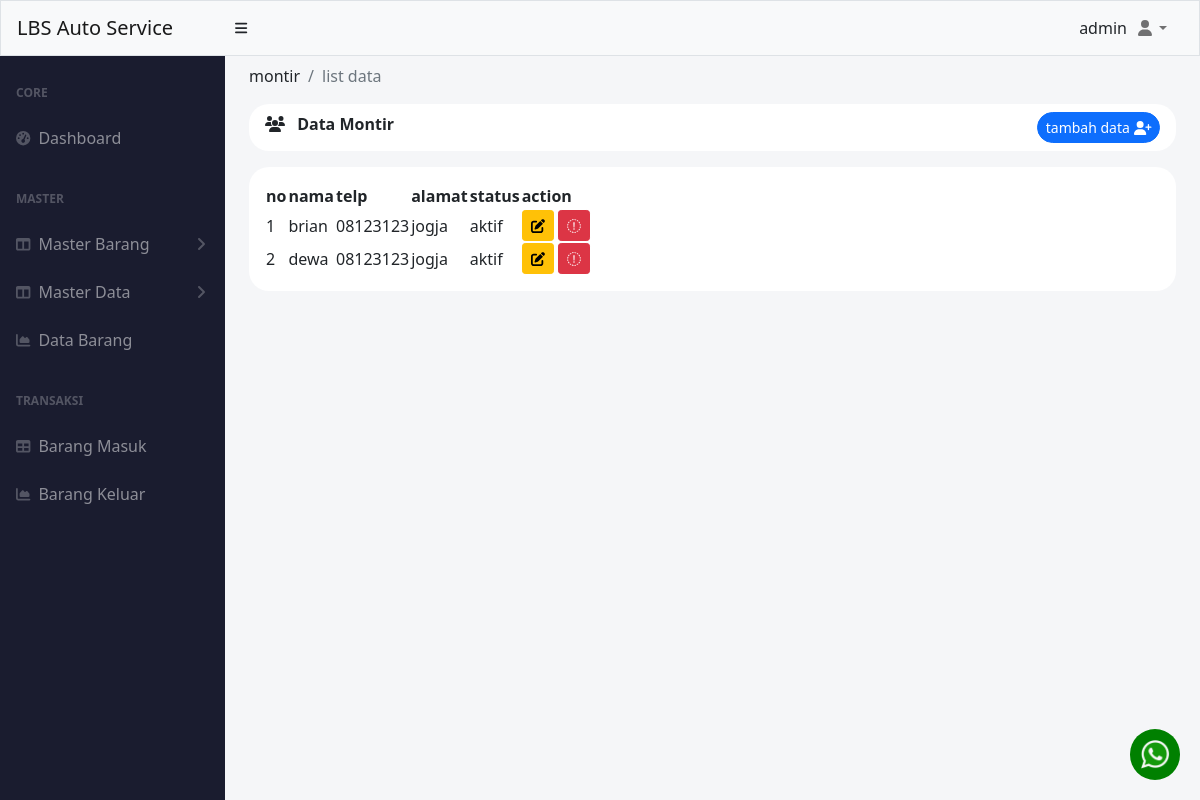
The app's page /index.php?menu=montir (signed in) with its own data.
### tables this page shows
CREATE TABLE `montir` (
  `id` int(11) NOT NULL,
  `nama` varchar(50) NOT NULL,
  `telp` char(20) NOT NULL,
  `alamat` varchar(255) NOT NULL,
  `status` enum('aktif','non-aktif') NOT NULL
);

### pages/master_data/montir/index.php (the view, shortened to what this page needs)
<?php
include './koneksi.php';
$query = mysqli_query($conn, "SELECT * FROM montir");
?>
<div class="container-fluid px-4 ">
    <ol class="breadcrumb pt-2">
        <li class="breadcrumb-item ">montir</li>
        <li class="breadcrumb-item active">list data</li>
    </ol>
    <div class="mb-4">
        <div class="card-header clearfix mb-3" style="border-radius: 20px ;background-color: white; border:0px;">
            <i class="fa-solid fa-users"></i>
            <span class="ms-2 fw-bolder"> Data Montir</span>
            <?php if($varSession['hak_akses'] =='admin'): ?>
            <a href="index.php?montir=add" class="btn btn-sm btn-primary float-end rounded-pill ">
                tambah data <i class="fa-solid fa-user-plus"></i>
            </a>
            <?php endif; ?>
        </div>
        <div class="p-3  bg-white " style="border-radius: 20px; ">
            <table id="datatablesSimple" style="border-color: white;">
                <thead class="">
                    <tr>
                        <th>no</th>
                        <th>nama</th>
                        <th>telp</th>
                        <th>alamat</th>
                        <th>status</th>
                        <?php if($varSession['hak_akses'] =='admin'): ?>
                        <th>action</th>
                        <?php endif; ?>
                    </tr>
                </thead>
                <tbody>
                    <?php
                    $i = 1;
                    while ($data = mysqli_fetch_assoc($query)) :
                    ?>
                        <tr>
                            <td><?= $i++ ?></td>
                            <td><?= $data['nama'] ?></td>
                            <td><?= $data['telp'] ?></td>
                            <td><?= $data['alamat'] ?></td>
                            <td><?= $data['status'] ?></td>
                            <?php if($varSession['hak_akses'] =='admin'): ?>
                                <td class="text-center">
                                <a href="index.php?montir=update&id=<?= $data['id']; ?>" class="btn btn-sm btn-warning">
                                    <i class="fa-solid fa-pen-to-square"></i>
                                </a>
                                <a href="index.php?montir=delete&id=<?= $data['id']; ?>" onclick="confirmDelete(event)" class="btn btn-sm btn-danger" id="delete-alert">
                                    <i class="fa-sharp fa-solid fa-trash"></i>
                                </a>
                            </td>
                            <?php endif; ?>
                        </tr>
                    <?php
                    endwhile;
                    ?>
                </tbody>
            </table>
        </div>
    </div>
</div>

### records on screen
montir: nama "brian", telp "08123123", alamat "jogja", status "aktif"
montir: nama "dewa", telp "08123123", alamat "jogja", status "aktif"

### other values on screen
$varSession['username'] "admin"
